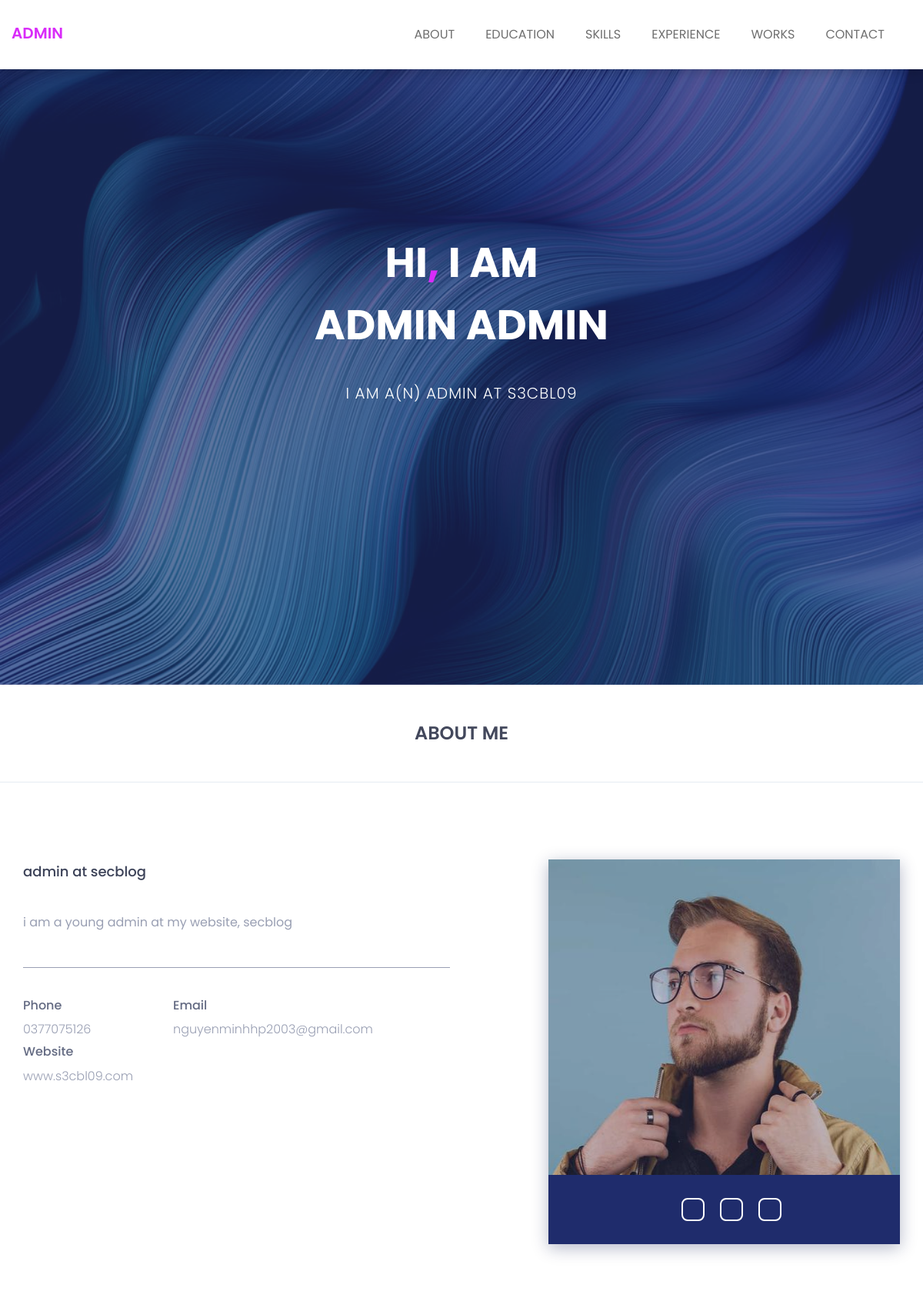
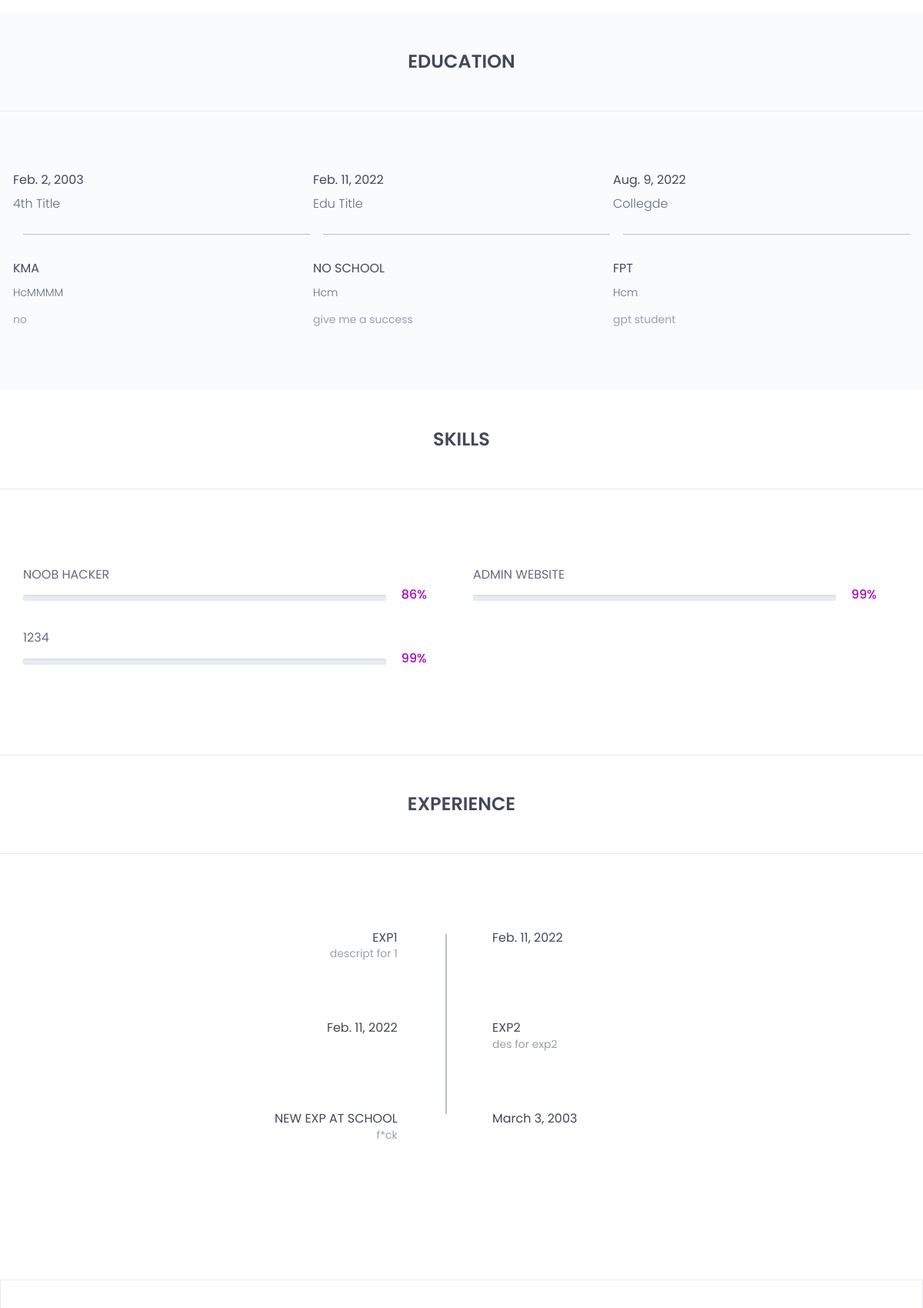
Page /profile/1/ (upper part) on the committed database (2 pictures, top to bottom).
### user/models.py (models this page shows, shortened)
class Profile(models.Model):
    TAG = (
        ('admin','admin'),
        ('contributor','contributor'),
        ('visitor','visitor')
    )
    user = models.OneToOneField(User,on_delete=models.CASCADE)
    tag = models.CharField(max_length=50,default='visitor',choices=TAG)
    about_title = models.CharField(max_length=100)
    about_bio = models.TextField()
    about_phone = models.CharField(max_length=12, null=True,blank=True)
    about_email = models.EmailField(null=True,blank=True)
    image = models.ImageField(default='default.jpg',upload_to='profile_pics')
    background = models.ImageField(default='defaultback.jpg',upload_to='profile_pics')
    about_ins = models.CharField(max_length=200, null=True, blank=True)
    about_fb = models.CharField(max_length=200, null=True, blank=True)
    about_zl = models.CharField(max_length=200, null=True, blank=True)

class Education(models.Model):
    user = models.ForeignKey(User,on_delete=models.CASCADE,null=True,related_name="edu")
    edu_title = models.CharField(max_length=100, null=True)
    edu_year = models.DateField( null=True)
    edu_schoolname = models.CharField(max_length=100, null=True)
    edu_address = models.CharField(max_length=100, null=True)
    edu_content = models.TextField( null=True)

class Skill(models.Model):
    user = models.ForeignKey(User,on_delete=models.CASCADE,null=True,related_name="skill")
    skill_title = models.CharField(max_length=100, null=True)
    skill_progress = models.DecimalField(max_digits=2, decimal_places=0, null=True)

class Experience(models.Model):
    user = models.ForeignKey(User,on_delete=models.CASCADE,null=True,related_name="exp")
    exp_title = models.CharField(max_length=100, null=True)
    exp_year  = models.DateField(null=True)
    exp_descript = models.TextField(null=True)

### user/views.py (the view)
# urls.py: path('profile/<str:p>/',userview.profile, name = "profile"),
def profile(request, p):
    context = {
        'profile' : Profile.objects.filter(user=p).first(),
        'username' : User.objects.filter(id=p).first(),
    }
    return render(request,'user/profile.html/',context)

### user/templates/user/profile.html (shortened to what this page needs)
{%load static%}
<!doctype html>
<html class="no-js" lang="en">
    <head>
        <link rel="stylesheet" href="{%static 'profile/css/font-awesome.min.css'%}">
		<link rel="stylesheet" href="{%static 'profile/css/flaticon.css'%}">
        <link rel="stylesheet" href="{%static 'profile/css/animate.css'%}">
        <link rel="stylesheet" href="{%static 'profile/css/owl.carousel.min.css'%}">
		<link rel="stylesheet" href="{%static 'profile/css/owl.theme.default.min.css'%}">
        <link rel="stylesheet" href="{%static 'profile/css/bootstrap.min.css'%}">
		<link rel="stylesheet" href="{%static 'profile/css/bootsnav.css'%}" >
        <link rel="stylesheet" href="{%static 'profile/css/style.css'%}">
        <link rel="stylesheet" href="{%static 'profile/css/responsive.css'%}">
    </head>
	<body>
		<header class="top-area">
			<div class="header-area">
			    <nav class="navbar navbar-default bootsnav navbar-fixed dark no-background">
			        <div class="container">
			            <div class="navbar-header">
			                <a class="navbar-brand" href="#">{{profile.user}}</a>
			            </div>
			            <div class="collapse navbar-collapse menu-ui-design" id="navbar-menu">
			                <ul class="nav navbar-nav navbar-right" data-in="fadeInDown" data-out="fadeOutUp">
							<li class=" smooth-menu"><a href="#about">about</a></li>
			                    <li class=" smooth-menu"><a href="#education">education</a></li>
			                    <li class="smooth-menu"><a href="#skills">skills</a></li>
			                    <li class="smooth-menu"><a href="#exp">experience</a></li>
								<li class="smooth-menu"><a href="#work">works</a></li>
			                    <li class="smooth-menu"><a href="#contact">contact</a></li>
			                </ul>
			            </div>
			        </div>
			    </nav>
			</div>
		</header>
		<section id="welcome-hero" class="welcome-hero" style="background:url({{profile.background.url}})no-repeat;background-size: cover;" >
			<div class="container">
				<div class="row">
					<div class="col-md-12 text-center">
						<div class="header-text">
							<h2>hi<span>,</span> i am <br> {{username.first_name}}  {{username.last_name}}    </h2>
							<p>I am a(n) {{profile.tag}} at s3cbl09</p>
						</div>
					</div>
				</div>
			</div>
		</section>
		<section id="about" class="about">
			<div class="section-heading text-center">
				<h2>about me</h2>
			</div>
			<div class="container">
				<div class="about-content">
					<div class="row">
						<div class="col-sm-6">
							<div class="single-about-txt">
								<h3>
									{{profile.about_title}}
								</h3>
								<p>
									{{profile.about_bio}}
								</p>
								<div class="row">
									<div class="col-sm-4">
										<div class="single-about-add-info">
											<h3>phone</h3>
											<p>{{profile.about_phone}}</p>
											<h3>website</h3>
											<p>www.s3cbl09.com</p>
										</div>
									</div>
									<div class="col-sm-4">
										<div class="single-about-add-info">
											<h3>email</h3>
											<p>{{profile.about_email}}</p>
										</div>
									</div>
								</div>
							</div>
						</div>
						<div class="col-sm-offset-1 col-sm-5" >
							<div class="single-about-img">
								<img src="{{username.profile.image.url}}" alt="profile_image">
								<div class="about-list-icon">
									<ul>
										<li>
											<a href="{{profile.about_fb}}">
												<i  class="fa fa-facebook" aria-hidden="true"></i>
											</a>
										</li>
										<li>
											<a href="{{profile.about_zl}}">
												<i  class="fa fa-inbox" aria-hidden="true"></i>
											</a>
										</li>
										<li>
											<a href="{{profile.about_ins}}">
												<i  class="fa fa-instagram" aria-hidden="true"></i>
											</a>
										</li>
									</ul>
								</div>
							</div>
						</div>
					</div>
				</div>
			</div>
		</section>
		<section id="education" class="education">
			<div class="section-heading text-center">
				<h2>education</h2>
			</div>
			<div class="container">
				<div class="education-horizontal-timeline">
					<div class="row">
						{%for edu in username.edu.all|dictsort:"edu_year"%}
						{%if edu.user == profile.user%}
						<div class="col-sm-4">
							<div class="single-horizontal-timeline">
								<div class="experience-time">
									<h2>{{edu.edu_year}}</h2>
									<h3>{{edu.edu_title}}</h3>
								</div>
								<div class="timeline-horizontal-border">
									<i class="fa fa-circle" aria-hidden="true"></i>
									<span class="single-timeline-horizontal"></span>
								</div>
								<div class="timeline">
									<div class="timeline-content">
										<h4 class="title">
											{{edu.edu_schoolname}}
										</h4>
										<h5>{{edu.edu_address}}</h5>
										<p class="description">
											{{edu.edu_content}}
										</p>
									</div>
								</div>
							</div>
						</div>
						{%endif%}
						{%endfor%}
					</div>
				</div>
			</div>
		</section>
		<section id="skills" class="skills">
				<div class="skill-content">
					<div class="section-heading text-center">
						<h2>skills</h2>
					</div>
					<div class="container">
						<div class="row">
							<div class="col-md-6">
								<div class="single-skill-content">
									{%for skill in username.skill.all%}
									{% if not forloop.counter|divisibleby:2 %}
									<div class="barWrapper">
										<span class="progressText">{{skill.skill_title}}</span>
										<div class="single-progress-txt">
											<div class="progress ">
											</div>
											<h3>{{skill.skill_progress}}%</h3>
										</div>
									</div>
									{%endif%}
									{%endfor%}
								</div>
							</div>
							<div class="col-md-6">
								<div class="single-skill-content">
									{%for skill in username.skill.all%}
									{% if forloop.counter|divisibleby:2 %}
									<div class="barWrapper">
										<span class="progressText">{{skill.skill_title}}</span>
										<div class="single-progress-txt">
											<div class="progress ">
											</div>
											<h3>{{skill.skill_progress}}%</h3>
										</div>
									</div>
									{%endif%}
									{%endfor%}
								</div>
							</div>
						</div>
					</div>
				</div>
		</section>
		<section id="exp" class="experience">
			<div class="section-heading text-center">
				<h2>experience</h2>
			</div>
			<div class="container">
				<div class="experience-content">
						<div class="main-timeline" style="margin-left: 50px;">
							<ul>
								{%for exp in username.exp.all|dictsortreversed:"exp_year"%}
								{% if not forloop.counter|divisibleby:2 %}
								<li>
									<div class="single-timeline-box fix">
										<div class="row">
											<div class="col-md-5">
												<div class="timeline">
													<div class="timeline-content text-right">
														<h4 class="title">
															{{exp.exp_title}}
														</h4>
														<p class="description">
															{{exp.exp_descript}}
														</p>
													</div>
												</div>
											</div>
											<div class="col-md-offset-1 col-md-5 experience-time-main">
												<div class="experience-time">
													<h2>
														<span><i class="fa fa-circle" aria-hidden="true"></i></span>
														{{exp.exp_year}}
													</h2>
												</div>
											</div>
										</div>
									</div>
								</li>
								{%endif%}
								{% if forloop.counter|divisibleby:2 %}
								<li>
									<div class="single-timeline-box fix">
										<div class="row">
											<div class="col-md-5">
												<div class="experience-time text-right">
													<h2>{{exp.exp_year}}</h2>
												</div>
											</div>
											<div class="col-md-offset-1 col-md-5">
												<div class="timeline">
													<div class="timeline-content">
														<h4 class="title">
															<span><i class="fa fa-circle" aria-hidden="true"></i></span>
															{{exp.exp_title}}
														</h4>
														<p class="description">
															{{exp.exp_descript}}
														</p>
													</div>
												</div>
											</div>
										</div>
									</div>
								</li>
								{%endif%}
								{%endfor%}
							</ul>
						</div>
					</div>
			</div>
		</section>
		<section id="work" class="portfolio">
		</section>
    </body>
</html>

### user/static/profile/css/bootsnav.css (style rules this page uses)
nav.bootsnav .container { position: relative; }
nav.navbar.bootsnav { margin-bottom: 0; -moz-border-radius: 0px; -webkit-border-radius: 0px; -o-border-radius: 0px; border-radius: 0px; background-color: #fff; border: none; border-bottom: solid 1px #e0e0e0; z-index: 9; }
nav.navbar.bootsnav ul.nav > li > a { color: #6f6f6f; background-color: transparent; outline: none; margin-bottom: -2px; }
body { -webkit-transition: all 0.3s ease-in-out; -moz-transition: all 0.3s ease-in-out; -o-transition: all 0.3s ease-in-out; -ms-transition: all 0.3s ease-in-out; transition: all 0.3s ease-in-out; }
nav.navbar.bootsnav.navbar-fixed { position: fixed; display: block; width: 100%; }
nav.navbar.bootsnav.no-background { -webkit-transition: all 1s ease-in-out; -moz-transition: all 1s ease-in-out; -o-transition: all 1s ease-in-out; -ms-transition: all 1s ease-in-out; transition: all 1s ease-in-out; }
@media (min-width: 1024px) { nav.navbar.bootsnav ul.nav > li > a { padding: 30px 15px; font-weight: 600; } }
@media (min-width: 1024px) { nav.navbar.bootsnav.no-background { background-color: transparent; border: none; } }

### user/static/profile/css/responsive.css (style rules this page uses)
@media screen and (max-width:1440px) { .single-about-img img { max-width:100%; } }
@media screen and (max-width:1440px) { .single-about-img:before,.about-list-icon { width: 100%; } }

### rows in the picture
Profile: user "ADMIN", background (picture), tag "ADMIN", about_title "admin at secblog", about_bio "i am a young admin at my website, secblog", about_phone "0377075126", about_email "nguyenminhhp2003@gmail.com"
Education: edu_year "Feb. 2, 2003", edu_title "4th Title", edu_schoolname "KMA", edu_address "HcMMMM", edu_content "no"
Education: edu_year "Feb. 11, 2022", edu_title "Edu Title", edu_schoolname "NO SCHOOL", edu_address "Hcm", edu_content "give me a success"
Education: edu_year "Aug. 9, 2022", edu_title "Collegde", edu_schoolname "FPT", edu_address "Hcm", edu_content "gpt student"
Skill: skill_title "NOOB HACKER", skill_progress "86"
Skill: skill_title "1234", skill_progress "99"
Skill: skill_title "ADMIN WEBSITE", skill_progress "99"
Experience: exp_title "EXP1", exp_descript "descript for 1", exp_year "Feb. 11, 2022"
Experience: exp_year "Feb. 11, 2022", exp_title "EXP2", exp_descript "des for exp2"
Experience: exp_title "NEW EXP AT SCHOOL", exp_descript "f*ck", exp_year "March 3, 2003"

### other values in the picture
{{ username.first_name }} "ADMIN"
{{ username.last_name }} "ADMIN"
